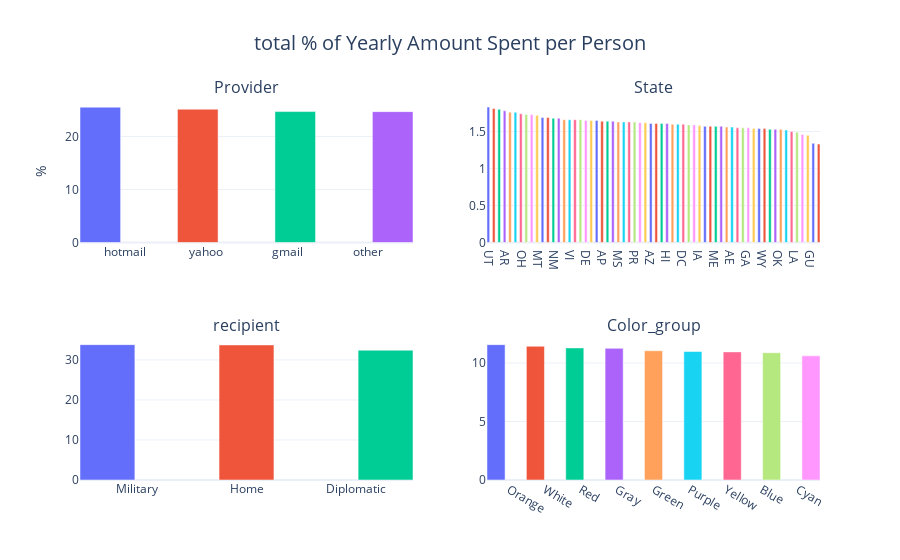

The notebook cell saved with this chart:
### Markdown cell above
There is no major difference in the yearly amount spent across different categories of categorical columns. Furthermore the groups don't have enough data points.

### Code cell
categorical_columns = df_ecommerce.select_dtypes(include=['object']).columns
fig = make_subplots(rows=2, cols=2, subplot_titles=categorical_columns)

col = 1
row = 1

for i, column in enumerate(categorical_columns, 1):
    group = df_ecommerce.groupby(column).agg({"Yearly Amount Spent": "sum", "Time on Website": "count"})
    group["Yearly Amount Spent per Person"] = group["Yearly Amount Spent"] / group["Time on Website"]
    group.sort_values(by="Yearly Amount Spent per Person", ascending=False, inplace=True)
    group["total % Yearly Amount Spent per Person"] = round(group["Yearly Amount Spent per Person"] / group["Yearly Amount Spent per Person"].sum() * 100, 2)
    
    fig1 = px.bar(group, x=group.index, y='total % Yearly Amount Spent per Person', barmode="group", color=group.index)
    for trace in fig1['data']:
        trace['showlegend'] = False 
        fig.add_trace(trace, row=row, col=col)
        fig.update_traces(width=0.5)
    
    col = col + 1 if col < 2 else 1
    row = row + 1 if col == 1 else row

fig.update_layout(title_text="total % of Yearly Amount Spent per Person", title_font_size=20, title_x=0.5, template="plotly_white",
                  yaxis_title="%")

# Save the plot as a PNG file
pio.write_image(fig, '../images/total_percentage_yearly_amount_spent_per_person.png', scale=2)

fig.show()

### Figure 1 — Plotly figure (JSON) as saved in the notebook; plotly's stock layout.template omitted (floating-point values rounded to 4 significant figures)
{"data": [{"alignmentgroup": "True", "hovertemplate": "Provider=%{x}<br>total % Yearly Amount Spent per Person=%{y}<extra></extra>", "legendgroup": "hotmail", "marker": {"color": "#636efa", "pattern": {"shape": ""}}, "name": "hotmail", "offsetgroup": "hotmail", "orientation": "v", "showlegend": false, "textposition": "auto", "type": "bar", "width": 0.5, "x": ["hotmail"], "xaxis": "x", "y": [25.52], "yaxis": "y"}, {"alignmentgroup": "True", "hovertemplate": "Provider=%{x}<br>total % Yearly Amount Spent per Person=%{y}<extra></extra>", "legendgroup": "yahoo", "marker": {"color": "#EF553B", "pattern": {"shape": ""}}, "name": "yahoo", "offsetgroup": "yahoo", "orientation": "v", "showlegend": false, "textposition": "auto", "type": "bar", "width": 0.5, "x": ["yahoo"], "xaxis": "x", "y": [25.13], "yaxis": "y"}, {"alignmentgroup": "True", "hovertemplate": "Provider=%{x}<br>total % Yearly Amount Spent per Person=%{y}<extra></extra>", "legendgroup": "gmail", "marker": {"color": "#00cc96", "pattern": {"shape": ""}}, "name": "gmail", "offsetgroup": "gmail", "orientation": "v", "showlegend": false, "textposition": "auto", "type": "bar", "width": 0.5, "x": ["gmail"], "xaxis": "x", "y": [24.68], "yaxis": "y"}, {"alignmentgroup": "True", "hovertemplate": "Provider=%{x}<br>total % Yearly Amount Spent per Person=%{y}<extra></extra>", "legendgroup": "other", "marker": {"color": "#ab63fa", "pattern": {"shape": ""}}, "name": "other", "offsetgroup": "other", "orientation": "v", "showlegend": false, "textposition": "auto", "type": "bar", "width": 0.5, "x": ["other"], "xaxis": "x", "y": [24.67], "yaxis": "y"}, {"alignmentgroup": "True", "hovertemplate": "State=%{x}<br>total % Yearly Amount Spent per Person=%{y}<extra></extra>", "legendgroup": "UT", "marker": {"color": "#636efa", "pattern": {"shape": ""}}, "name": "UT", "offsetgroup": "UT", "orientation": "v", "showlegend": false, "textposition": "auto", "type": "bar", "width": 0.5, "x": ["UT"], "xaxis": "x2", "y": [1.83], "yaxis": "y2"}, {"alignmentgroup": "True", "hovertemplate": "State=%{x}<br>total % Yearly Amount Spent per Person=%{y}<extra></extra>", "legendgroup": "MP", "marker": {"color": "#EF553B", "pattern": {"shape": ""}}, "name": "MP", "offsetgroup": "MP", "orientation": "v", "showlegend": false, "textposition": "auto", "type": "bar", "width": 0.5, "x": ["MP"], "xaxis": "x2", "y": [1.81], "yaxis": "y2"}, {"alignmentgroup": "True", "hovertemplate": "State=%{x}<br>total % Yearly Amount Spent per Person=%{y}<extra></extra>", "legendgroup": "IN", "marker": {"color": "#00cc96", "pattern": {"shape": ""}}, "name": "IN", "offsetgroup": "IN", "orientation": "v", "showlegend": false, "textposition": "auto", "type": "bar", "width": 0.5, "x": ["IN"], "xaxis": "x2", "y": [1.8], "yaxis": "y2"}, {"alignmentgroup": "True", "hovertemplate": "State=%{x}<br>total % Yearly Amount Spent per Person=%{y}<extra></extra>", "legendgroup": "AR", "marker": {"color": "#ab63fa", "pattern": {"shape": ""}}, "name": "AR", "offsetgroup": "AR", "orientation": "v", "showlegend": false, "textposition": "auto", "type": "bar", "width": 0.5, "x": ["AR"], "xaxis": "x2", "y": [1.78], "yaxis": "y2"}, {"alignmentgroup": "True", "hovertemplate": "State=%{x}<br>total % Yearly Amount Spent per Person=%{y}<extra></extra>", "legendgroup": "MN", "marker": {"color": "#FFA15A", "pattern": {"shape": ""}}, "name": "MN", "offsetgroup": "MN", "orientation": "v", "showlegend": false, "textposition": "auto", "type": "bar", "width": 0.5, "x": ["MN"], "xaxis": "x2", "y": [1.76], "yaxis": "y2"}, {"alignmentgroup": "True", "hovertemplate": "State=%{x}<br>total % Yearly Amount Spent per Person=%{y}<extra></extra>", "legendgroup": "VA", "marker": {"color": "#19d3f3", "pattern": {"shape": ""}}, "name": "VA", "offsetgroup": "VA", "orientation": "v", "showlegend": false, "textposition": "auto", "type": "bar", "width": 0.5, "x": ["VA"], "xaxis": "x2", "y": [1.76], "yaxis": "y2"}, {"alignmentgroup": "True", "hovertemplate": "State=%{x}<br>total % Yearly Amount Spent per Person=%{y}<extra></extra>", "legendgroup": "OH", "marker": {"color": "#FF6692", "pattern": {"shape": ""}}, "name": "OH", "offsetgroup": "OH", "orientation": "v", "showlegend": false, "textposition": "auto", "type": "bar", "width": 0.5, "x": ["OH"], "xaxis": "x2", "y": [1.74], "yaxis": "y2"}, {"alignmentgroup": "True", "hovertemplate": "State=%{x}<br>total % Yearly Amount Spent per Person=%{y}<extra></extra>", "legendgroup": "WI", "marker": {"color": "#B6E880", "pattern": {"shape": ""}}, "name": "WI", "offsetgroup": "WI", "orientation": "v", "showlegend": false, "textposition": "auto", "type": "bar", "width": 0.5, "x": ["WI"], "xaxis": "x2", "y": [1.73], "yaxis": "y2"}, {"alignmentgroup": "True", "hovertemplate": "State=%{x}<br>total % Yearly Amount Spent per Person=%{y}<extra></extra>", "legendgroup": "WA", "marker": {"color": "#FF97FF", "pattern": {"shape": ""}}, "name": "WA", "offsetgroup": "WA", "orientation": "v", "showlegend": false, "textposition": "auto", "type": "bar", "width": 0.5, "x": ["WA"], "xaxis": "x2", "y": [1.73], "yaxis": "y2"}, {"alignmentgroup": "True", "hovertemplate": "State=%{x}<br>total % Yearly Amount Spent per Person=%{y}<extra></extra>", "legendgroup": "MT", "marker": {"color": "#FECB52", "pattern": {"shape": ""}}, "name": "MT", "offsetgroup": "MT", "orientation": "v", "showlegend": false, "textposition": "auto", "type": "bar", "width": 0.5, "x": ["MT"], "xaxis": "x2", "y": [1.72], "yaxis": "y2"}, {"alignmentgroup": "True", "hovertemplate": "State=%{x}<br>total % Yearly Amount Spent per Person=%{y}<extra></extra>", "legendgroup": "SC", "marker": {"color": "#636efa", "pattern": {"shape": ""}}, "name": "SC", "offsetgroup": "SC", "orientation": "v", "showlegend": false, "textposition": "auto", "type": "bar", "width": 0.5, "x": ["SC"], "xaxis": "x2", "y": [1.69], "yaxis": "y2"}, {"alignmentgroup": "True", "hovertemplate": "State=%{x}<br>total % Yearly Amount Spent per Person=%{y}<extra></extra>", "legendgroup": "TN", "marker": {"color": "#EF553B", "pattern": {"shape": ""}}, "name": "TN", "offsetgroup": "TN", "orientation": "v", "showlegend": false, "textposition": "auto", "type": "bar", "width": 0.5, "x": ["TN"], "xaxis": "x2", "y": [1.69], "yaxis": "y2"}, {"alignmentgroup": "True", "hovertemplate": "State=%{x}<br>total % Yearly Amount Spent per Person=%{y}<extra></extra>", "legendgroup": "NM", "marker": {"color": "#00cc96", "pattern": {"shape": ""}}, "name": "NM", "offsetgroup": "NM", "orientation": "v", "showlegend": false, "textposition": "auto", "type": "bar", "width": 0.5, "x": ["NM"], "xaxis": "x2", "y": [1.68], "yaxis": "y2"}, {"alignmentgroup": "True", "hovertemplate": "State=%{x}<br>total % Yearly Amount Spent per Person=%{y}<extra></extra>", "legendgroup": "NY", "marker": {"color": "#ab63fa", "pattern": {"shape": ""}}, "name": "NY", "offsetgroup": "NY", "orientation": "v", "showlegend": false, "textposition": "auto", "type": "bar", "width": 0.5, "x": ["NY"], "xaxis": "x2", "y": [1.68], "yaxis": "y2"}, {"alignmentgroup": "True", "hovertemplate": "State=%{x}<br>total % Yearly Amount Spent per Person=%{y}<extra></extra>", "legendgroup": "NE", "marker": {"color": "#FFA15A", "pattern": {"shape": ""}}, "name": "NE", "offsetgroup": "NE", "orientation": "v", "showlegend": false, "textposition": "auto", "type": "bar", "width": 0.5, "x": ["NE"], "xaxis": "x2", "y": [1.66], "yaxis": "y2"}, {"alignmentgroup": "True", "hovertemplate": "State=%{x}<br>total % Yearly Amount Spent per Person=%{y}<extra></extra>", "legendgroup": "VI", "marker": {"color": "#19d3f3", "pattern": {"shape": ""}}, "name": "VI", "offsetgroup": "VI", "orientation": "v", "showlegend": false, "textposition": "auto", "type": "bar", "width": 0.5, "x": ["VI"], "xaxis": "x2", "y": [1.66], "yaxis": "y2"}, {"alignmentgroup": "True", "hovertemplate": "State=%{x}<br>total % Yearly Amount Spent per Person=%{y}<extra></extra>", "legendgroup": "FL", "marker": {"color": "#FF6692", "pattern": {"shape": ""}}, "name": "FL", "offsetgroup": "FL", "orientation": "v", "showlegend": false, "textposition": "auto", "type": "bar", "width": 0.5, "x": ["FL"], "xaxis": "x2", "y": [1.66], "yaxis": "y2"}, {"alignmentgroup": "True", "hovertemplate": "State=%{x}<br>total % Yearly Amount Spent per Person=%{y}<extra></extra>", "legendgroup": "VT", "marker": {"color": "#B6E880", "pattern": {"shape": ""}}, "name": "VT", "offsetgroup": "VT", "orientation": "v", "showlegend": false, "textposition": "auto", "type": "bar", "width": 0.5, "x": ["VT"], "xaxis": "x2", "y": [1.66], "yaxis": "y2"}, {"alignmentgroup": "True", "hovertemplate": "State=%{x}<br>total % Yearly Amount Spent per Person=%{y}<extra></extra>", "legendgroup": "DE", "marker": {"color": "#FF97FF", "pattern": {"shape": ""}}, "name": "DE", "offsetgroup": "DE", "orientation": "v", "showlegend": false, "textposition": "auto", "type": "bar", "width": 0.5, "x": ["DE"], "xaxis": "x2", "y": [1.65], "yaxis": "y2"}, {"alignmentgroup": "True", "hovertemplate": "State=%{x}<br>total % Yearly Amount Spent per Person=%{y}<extra></extra>", "legendgroup": "RI", "marker": {"color": "#FECB52", "pattern": {"shape": ""}}, "name": "RI", "offsetgroup": "RI", "orientation": "v", "showlegend": false, "textposition": "auto", "type": "bar", "width": 0.5, "x": ["RI"], "xaxis": "x2", "y": [1.65], "yaxis": "y2"}, {"alignmentgroup": "True", "hovertemplate": "State=%{x}<br>total % Yearly Amount Spent per Person=%{y}<extra></extra>", "legendgroup": "AL", "marker": {"color": "#636efa", "pattern": {"shape": ""}}, "name": "AL", "offsetgroup": "AL", "orientation": "v", "showlegend": false, "textposition": "auto", "type": "bar", "width": 0.5, "x": ["AL"], "xaxis": "x2", "y": [1.65], "yaxis": "y2"}, {"alignmentgroup": "True", "hovertemplate": "State=%{x}<br>total % Yearly Amount Spent per Person=%{y}<extra></extra>", "legendgroup": "AP", "marker": {"color": "#EF553B", "pattern": {"shape": ""}}, "name": "AP", "offsetgroup": "AP", "orientation": "v", "showlegend": false, "textposition": "auto", "type": "bar", "width": 0.5, "x": ["AP"], "xaxis": "x2", "y": [1.64], "yaxis": "y2"}, {"alignmentgroup": "True", "hovertemplate": "State=%{x}<br>total % Yearly Amount Spent per Person=%{y}<extra></extra>", "legendgroup": "MD", "marker": {"color": "#00cc96", "pattern": {"shape": ""}}, "name": "MD", "offsetgroup": "MD", "orientation": "v", "showlegend": false, "textposition": "auto", "type": "bar", "width": 0.5, "x": ["MD"], "xaxis": "x2", "y": [1.64], "yaxis": "y2"}, {"alignmentgroup": "True", "hovertemplate": "State=%{x}<br>total % Yearly Amount Spent per Person=%{y}<extra></extra>", "legendgroup": "KS", "marker": {"color": "#ab63fa", "pattern": {"shape": ""}}, "name": "KS", "offsetgroup": "KS", "orientation": "v", "showlegend": false, "textposition": "auto", "type": "bar", "width": 0.5, "x": ["KS"], "xaxis": "x2", "y": [1.64], "yaxis": "y2"}, {"alignmentgroup": "True", "hovertemplate": "State=%{x}<br>total % Yearly Amount Spent per Person=%{y}<extra></extra>", "legendgroup": "MS", "marker": {"color": "#FFA15A", "pattern": {"shape": ""}}, "name": "MS", "offsetgroup": "MS", "orientation": "v", "showlegend": false, "textposition": "auto", "type": "bar", "width": 0.5, "x": ["MS"], "xaxis": "x2", "y": [1.63], "yaxis": "y2"}, {"alignmentgroup": "True", "hovertemplate": "State=%{x}<br>total % Yearly Amount Spent per Person=%{y}<extra></extra>", "legendgroup": "KY", "marker": {"color": "#19d3f3", "pattern": {"shape": ""}}, "name": "KY", "offsetgroup": "KY", "orientation": "v", "showlegend": false, "textposition": "auto", "type": "bar", "width": 0.5, "x": ["KY"], "xaxis": "x2", "y": [1.63], "yaxis": "y2"}, {"alignmentgroup": "True", "hovertemplate": "State=%{x}<br>total % Yearly Amount Spent per Person=%{y}<extra></extra>", "legendgroup": "CT", "marker": {"color": "#FF6692", "pattern": {"shape": ""}}, "name": "CT", "offsetgroup": "CT", "orientation": "v", "showlegend": false, "textposition": "auto", "type": "bar", "width": 0.5, "x": ["CT"], "xaxis": "x2", "y": [1.63], "yaxis": "y2"}, {"alignmentgroup": "True", "hovertemplate": "State=%{x}<br>total % Yearly Amount Spent per Person=%{y}<extra></extra>", "legendgroup": "PR", "marker": {"color": "#B6E880", "pattern": {"shape": ""}}, "name": "PR", "offsetgroup": "PR", "orientation": "v", "showlegend": false, "textposition": "auto", "type": "bar", "width": 0.5, "x": ["PR"], "xaxis": "x2", "y": [1.63], "yaxis": "y2"}, {"alignmentgroup": "True", "hovertemplate": "State=%{x}<br>total % Yearly Amount Spent per Person=%{y}<extra></extra>", "legendgroup": "FM", "marker": {"color": "#FF97FF", "pattern": {"shape": ""}}, "name": "FM", "offsetgroup": "FM", "orientation": "v", "showlegend": false, "textposition": "auto", "type": "bar", "width": 0.5, "x": ["FM"], "xaxis": "x2", "y": [1.62], "yaxis": "y2"}, {"alignmentgroup": "True", "hovertemplate": "State=%{x}<br>total % Yearly Amount Spent per Person=%{y}<extra></extra>", "legendgroup": "IL", "marker": {"color": "#FECB52", "pattern": {"shape": ""}}, "name": "IL", "offsetgroup": "IL", "orientation": "v", "showlegend": false, "textposition": "auto", "type": "bar", "width": 0.5, "x": ["IL"], "xaxis": "x2", "y": [1.62], "yaxis": "y2"}, {"alignmentgroup": "True", "hovertemplate": "State=%{x}<br>total % Yearly Amount Spent per Person=%{y}<extra></extra>", "legendgroup": "AZ", "marker": {"color": "#636efa", "pattern": {"shape": ""}}, "name": "AZ", "offsetgroup": "AZ", "orientation": "v", "showlegend": false, "textposition": "auto", "type": "bar", "width": 0.5, "x": ["AZ"], "xaxis": "x2", "y": [1.61], "yaxis": "y2"}, {"alignmentgroup": "True", "hovertemplate": "State=%{x}<br>total % Yearly Amount Spent per Person=%{y}<extra></extra>", "legendgroup": "OR", "marker": {"color": "#EF553B", "pattern": {"shape": ""}}, "name": "OR", "offsetgroup": "OR", "orientation": "v", "showlegend": false, "textposition": "auto", "type": "bar", "width": 0.5, "x": ["OR"], "xaxis": "x2", "y": [1.61], "yaxis": "y2"}, {"alignmentgroup": "True", "hovertemplate": "State=%{x}<br>total % Yearly Amount Spent per Person=%{y}<extra></extra>", "legendgroup": "ND", "marker": {"color": "#00cc96", "pattern": {"shape": ""}}, "name": "ND", "offsetgroup": "ND", "orientation": "v", "showlegend": false, "textposition": "auto", "type": "bar", "width": 0.5, "x": ["ND"], "xaxis": "x2", "y": [1.61], "yaxis": "y2"}, {"alignmentgroup": "True", "hovertemplate": "State=%{x}<br>total % Yearly Amount Spent per Person=%{y}<extra></extra>", "legendgroup": "HI", "marker": {"color": "#ab63fa", "pattern": {"shape": ""}}, "name": "HI", "offsetgroup": "HI", "orientation": "v", "showlegend": false, "textposition": "auto", "type": "bar", "width": 0.5, "x": ["HI"], "xaxis": "x2", "y": [1.61], "yaxis": "y2"}, {"alignmentgroup": "True", "hovertemplate": "State=%{x}<br>total % Yearly Amount Spent per Person=%{y}<extra></extra>", "legendgroup": "MI", "marker": {"color": "#FFA15A", "pattern": {"shape": ""}}, "name": "MI", "offsetgroup": "MI", "orientation": "v", "showlegend": false, "textposition": "auto", "type": "bar", "width": 0.5, "x": ["MI"], "xaxis": "x2", "y": [1.6], "yaxis": "y2"}, {"alignmentgroup": "True", "hovertemplate": "State=%{x}<br>total % Yearly Amount Spent per Person=%{y}<extra></extra>", "legendgroup": "AA", "marker": {"color": "#19d3f3", "pattern": {"shape": ""}}, "name": "AA", "offsetgroup": "AA", "orientation": "v", "showlegend": false, "textposition": "auto", "type": "bar", "width": 0.5, "x": ["AA"], "xaxis": "x2", "y": [1.6], "yaxis": "y2"}, {"alignmentgroup": "True", "hovertemplate": "State=%{x}<br>total % Yearly Amount Spent per Person=%{y}<extra></extra>", "legendgroup": "DC", "marker": {"color": "#FF6692", "pattern": {"shape": ""}}, "name": "DC", "offsetgroup": "DC", "orientation": "v", "showlegend": false, "textposition": "auto", "type": "bar", "width": 0.5, "x": ["DC"], "xaxis": "x2", "y": [1.6], "yaxis": "y2"}, {"alignmentgroup": "True", "hovertemplate": "State=%{x}<br>total % Yearly Amount Spent per Person=%{y}<extra></extra>", "legendgroup": "MO", "marker": {"color": "#B6E880", "pattern": {"shape": ""}}, "name": "MO", "offsetgroup": "MO", "orientation": "v", "showlegend": false, "textposition": "auto", "type": "bar", "width": 0.5, "x": ["MO"], "xaxis": "x2", "y": [1.59], "yaxis": "y2"}, {"alignmentgroup": "True", "hovertemplate": "State=%{x}<br>total % Yearly Amount Spent per Person=%{y}<extra></extra>", "legendgroup": "NJ", "marker": {"color": "#FF97FF", "pattern": {"shape": ""}}, "name": "NJ", "offsetgroup": "NJ", "orientation": "v", "showlegend": false, "textposition": "auto", "type": "bar", "width": 0.5, "x": ["NJ"], "xaxis": "x2", "y": [1.59], "yaxis": "y2"}, {"alignmentgroup": "True", "hovertemplate": "State=%{x}<br>total % Yearly Amount Spent per Person=%{y}<extra></extra>", "legendgroup": "IA", "marker": {"color": "#FECB52", "pattern": {"shape": ""}}, "name": "IA", "offsetgroup": "IA", "orientation": "v", "showlegend": false, "textposition": "auto", "type": "bar", "width": 0.5, "x": ["IA"], "xaxis": "x2", "y": [1.58], "yaxis": "y2"}, {"alignmentgroup": "True", "hovertemplate": "State=%{x}<br>total % Yearly Amount Spent per Person=%{y}<extra></extra>", "legendgroup": "NC", "marker": {"color": "#636efa", "pattern": {"shape": ""}}, "name": "NC", "offsetgroup": "NC", "orientation": "v", "showlegend": false, "textposition": "auto", "type": "bar", "width": 0.5, "x": ["NC"], "xaxis": "x2", "y": [1.57], "yaxis": "y2"}, {"alignmentgroup": "True", "hovertemplate": "State=%{x}<br>total % Yearly Amount Spent per Person=%{y}<extra></extra>", "legendgroup": "PA", "marker": {"color": "#EF553B", "pattern": {"shape": ""}}, "name": "PA", "offsetgroup": "PA", "orientation": "v", "showlegend": false, "textposition": "auto", "type": "bar", "width": 0.5, "x": ["PA"], "xaxis": "x2", "y": [1.57], "yaxis": "y2"}, {"alignmentgroup": "True", "hovertemplate": "State=%{x}<br>total % Yearly Amount Spent per Person=%{y}<extra></extra>", "legendgroup": "ME", "marker": {"color": "#00cc96", "pattern": {"shape": ""}}, "name": "ME", "offsetgroup": "ME", "orientation": "v", "showlegend": false, "textposition": "auto", "type": "bar", "width": 0.5, "x": ["ME"], "xaxis": "x2", "y": [1.57], "yaxis": "y2"}, {"alignmentgroup": "True", "hovertemplate": "State=%{x}<br>total % Yearly Amount Spent per Person=%{y}<extra></extra>", "legendgroup": "MH", "marker": {"color": "#ab63fa", "pattern": {"shape": ""}}, "name": "MH", "offsetgroup": "MH", "orientation": "v", "showlegend": false, "textposition": "auto", "type": "bar", "width": 0.5, "x": ["MH"], "xaxis": "x2", "y": [1.57], "yaxis": "y2"}, {"alignmentgroup": "True", "hovertemplate": "State=%{x}<br>total % Yearly Amount Spent per Person=%{y}<extra></extra>", "legendgroup": "AS", "marker": {"color": "#FFA15A", "pattern": {"shape": ""}}, "name": "AS", "offsetgroup": "AS", "orientation": "v", "showlegend": false, "textposition": "auto", "type": "bar", "width": 0.5, "x": ["AS"], "xaxis": "x2", "y": [1.56], "yaxis": "y2"}, {"alignmentgroup": "True", "hovertemplate": "State=%{x}<br>total % Yearly Amount Spent per Person=%{y}<extra></extra>", "legendgroup": "AE", "marker": {"color": "#19d3f3", "pattern": {"shape": ""}}, "name": "AE", "offsetgroup": "AE", "orientation": "v", "showlegend": false, "textposition": "auto", "type": "bar", "width": 0.5, "x": ["AE"], "xaxis": "x2", "y": [1.56], "yaxis": "y2"}, {"alignmentgroup": "True", "hovertemplate": "State=%{x}<br>total % Yearly Amount Spent per Person=%{y}<extra></extra>", "legendgroup": "TX", "marker": {"color": "#FF6692", "pattern": {"shape": ""}}, "name": "TX", "offsetgroup": "TX", "orientation": "v", "showlegend": false, "textposition": "auto", "type": "bar", "width": 0.5, "x": ["TX"], "xaxis": "x2", "y": [1.55], "yaxis": "y2"}, {"alignmentgroup": "True", "hovertemplate": "State=%{x}<br>total % Yearly Amount Spent per Person=%{y}<extra></extra>", "legendgroup": "MA", "marker": {"color": "#B6E880", "pattern": {"shape": ""}}, "name": "MA", "offsetgroup": "MA", "orientation": "v", "showlegend": false, "textposition": "auto", "type": "bar", "width": 0.5, "x": ["MA"], "xaxis": "x2", "y": [1.55], "yaxis": "y2"}, {"alignmentgroup": "True", "hovertemplate": "State=%{x}<br>total % Yearly Amount Spent per Person=%{y}<extra></extra>", "legendgroup": "GA", "marker": {"color": "#FF97FF", "pattern": {"shape": ""}}, "name": "GA", "offsetgroup": "GA", "orientation": "v", "showlegend": false, "textposition": "auto", "type": "bar", "width": 0.5, "x": ["GA"], "xaxis": "x2", "y": [1.55], "yaxis": "y2"}, {"alignmentgroup": "True", "hovertemplate": "State=%{x}<br>total % Yearly Amount Spent per Person=%{y}<extra></extra>", "legendgroup": "SD", "marker": {"color": "#FECB52", "pattern": {"shape": ""}}, "name": "SD", "offsetgroup": "SD", "orientation": "v", "showlegend": false, "textposition": "auto", "type": "bar", "width": 0.5, "x": ["SD"], "xaxis": "x2", "y": [1.54], "yaxis": "y2"}, {"alignmentgroup": "True", "hovertemplate": "State=%{x}<br>total % Yearly Amount Spent per Person=%{y}<extra></extra>", "legendgroup": "AK", "marker": {"color": "#636efa", "pattern": {"shape": ""}}, "name": "AK", "offsetgroup": "AK", "orientation": "v", "showlegend": false, "textposition": "auto", "type": "bar", "width": 0.5, "x": ["AK"], "xaxis": "x2", "y": [1.54], "yaxis": "y2"}, {"alignmentgroup": "True", "hovertemplate": "State=%{x}<br>total % Yearly Amount Spent per Person=%{y}<extra></extra>", "legendgroup": "WY", "marker": {"color": "#EF553B", "pattern": {"shape": ""}}, "name": "WY", "offsetgroup": "WY", "orientation": "v", "showlegend": false, "textposition": "auto", "type": "bar", "width": 0.5, "x": ["WY"], "xaxis": "x2", "y": [1.54], "yaxis": "y2"}, {"alignmentgroup": "True", "hovertemplate": "State=%{x}<br>total % Yearly Amount Spent per Person=%{y}<extra></extra>", "legendgroup": "WV", "marker": {"color": "#00cc96", "pattern": {"shape": ""}}, "name": "WV", "offsetgroup": "WV", "orientation": "v", "showlegend": false, "textposition": "auto", "type": "bar", "width": 0.5, "x": ["WV"], "xaxis": "x2", "y": [1.53], "yaxis": "y2"}, {"alignmentgroup": "True", "hovertemplate": "State=%{x}<br>total % Yearly Amount Spent per Person=%{y}<extra></extra>", "legendgroup": "CO", "marker": {"color": "#ab63fa", "pattern": {"shape": ""}}, "name": "CO", "offsetgroup": "CO", "orientation": "v", "showlegend": false, "textposition": "auto", "type": "bar", "width": 0.5, "x": ["CO"], "xaxis": "x2", "y": [1.53], "yaxis": "y2"}, {"alignmentgroup": "True", "hovertemplate": "State=%{x}<br>total % Yearly Amount Spent per Person=%{y}<extra></extra>", "legendgroup": "OK", "marker": {"color": "#FFA15A", "pattern": {"shape": ""}}, "name": "OK", "offsetgroup": "OK", "orientation": "v", "showlegend": false, "textposition": "auto", "type": "bar", "width": 0.5, "x": ["OK"], "xaxis": "x2", "y": [1.53], "yaxis": "y2"}, {"alignmentgroup": "True", "hovertemplate": "State=%{x}<br>total % Yearly Amount Spent per Person=%{y}<extra></extra>", "legendgroup": "CA", "marker": {"color": "#19d3f3", "pattern": {"shape": ""}}, "name": "CA", "offsetgroup": "CA", "orientation": "v", "showlegend": false, "textposition": "auto", "type": "bar", "width": 0.5, "x": ["CA"], "xaxis": "x2", "y": [1.52], "yaxis": "y2"}, {"alignmentgroup": "True", "hovertemplate": "State=%{x}<br>total % Yearly Amount Spent per Person=%{y}<extra></extra>", "legendgroup": "ID", "marker": {"color": "#FF6692", "pattern": {"shape": ""}}, "name": "ID", "offsetgroup": "ID", "orientation": "v", "showlegend": false, "textposition": "auto", "type": "bar", "width": 0.5, "x": ["ID"], "xaxis": "x2", "y": [1.5], "yaxis": "y2"}, {"alignmentgroup": "True", "hovertemplate": "State=%{x}<br>total % Yearly Amount Spent per Person=%{y}<extra></extra>", "legendgroup": "LA", "marker": {"color": "#B6E880", "pattern": {"shape": ""}}, "name": "LA", "offsetgroup": "LA", "orientation": "v", "showlegend": false, "textposition": "auto", "type": "bar", "width": 0.5, "x": ["LA"], "xaxis": "x2", "y": [1.49], "yaxis": "y2"}, {"alignmentgroup": "True", "hovertemplate": "State=%{x}<br>total % Yearly Amount Spent per Person=%{y}<extra></extra>", "legendgroup": "NV", "marker": {"color": "#FF97FF", "pattern": {"shape": ""}}, "name": "NV", "offsetgroup": "NV", "orientation": "v", "showlegend": false, "textposition": "auto", "type": "bar", "width": 0.5, "x": ["NV"], "xaxis": "x2", "y": [1.46], "yaxis": "y2"}, {"alignmentgroup": "True", "hovertemplate": "State=%{x}<br>total % Yearly Amount Spent per Person=%{y}<extra></extra>", "legendgroup": "NH", "marker": {"color": "#FECB52", "pattern": {"shape": ""}}, "name": "NH", "offsetgroup": "NH", "orientation": "v", "showlegend": false, "textposition": "auto", "type": "bar", "width": 0.5, "x": ["NH"], "xaxis": "x2", "y": [1.45], "yaxis": "y2"}, {"alignmentgroup": "True", "hovertemplate": "State=%{x}<br>total % Yearly Amount Spent per Person=%{y}<extra></extra>", "legendgroup": "GU", "marker": {"color": "#636efa", "pattern": {"shape": ""}}, "name": "GU", "offsetgroup": "GU", "orientation": "v", "showlegend": false, "textposition": "auto", "type": "bar", "width": 0.5, "x": ["GU"], "xaxis": "x2", "y": [1.34], "yaxis": "y2"}, {"alignmentgroup": "True", "hovertemplate": "State=%{x}<br>total % Yearly Amount Spent per Person=%{y}<extra></extra>", "legendgroup": "PW", "marker": {"color": "#EF553B", "pattern": {"shape": ""}}, "name": "PW", "offsetgroup": "PW", "orientation": "v", "showlegend": false, "textposition": "auto", "type": "bar", "width": 0.5, "x": ["PW"], "xaxis": "x2", "y": [1.33], "yaxis": "y2"}, {"alignmentgroup": "True", "hovertemplate": "recipient=%{x}<br>total % Yearly Amount Spent per Person=%{y}<extra></extra>", "legendgroup": "Military", "marker": {"color": "#636efa", "pattern": {"shape": ""}}, "name": "Military", "offsetgroup": "Military", "orientation": "v", "showlegend": false, "textposition": "auto", "type": "bar", "width": 0.5, "x": ["Military"], "xaxis": "x3", "y": [33.82], "yaxis": "y3"}, {"alignmentgroup": "True", "hovertemplate": "recipient=%{x}<br>total % Yearly Amount Spent per Person=%{y}<extra></extra>", "legendgroup": "Home", "marker": {"color": "#EF553B", "pattern": {"shape": ""}}, "name": "Home", "offsetgroup": "Home", "orientation": "v", "showlegend": false, "textposition": "auto", "type": "bar", "width": 0.5, "x": ["Home"], "xaxis": "x3", "y": [33.75], "yaxis": "y3"}, {"alignmentgroup": "True", "hovertemplate": "recipient=%{x}<br>total % Yearly Amount Spent per Person=%{y}<extra></extra>", "legendgroup": "Diplomatic", "marker": {"color": "#00cc96", "pattern": {"shape": ""}}, "name": "Diplomatic", "offsetgroup": "Diplomatic", "orientation": "v", "showlegend": false, "textposition": "auto", "type": "bar", "width": 0.5, "x": ["Diplomatic"], "xaxis": "x3", "y": [32.43], "yaxis": "y3"}, {"alignmentgroup": "True", "hovertemplate": "Color_group=%{x}<br>total % Yearly Amount Spent per Person=%{y}<extra></extra>", "legendgroup": "Orange", "marker": {"color": "#636efa", "pattern": {"shape": ""}}, "name": "Orange", "offsetgroup": "Orange", "orientation": "v", "showlegend": false, "textposition": "auto", "type": "bar", "width": 0.5, "x": ["Orange"], "xaxis": "x4", "y": [11.57], "yaxis": "y4"}, {"alignmentgroup": "True", "hovertemplate": "Color_group=%{x}<br>total % Yearly Amount Spent per Person=%{y}<extra></extra>", "legendgroup": "White", "marker": {"color": "#EF553B", "pattern": {"shape": ""}}, "name": "White", "offsetgroup": "White", "orientation": "v", "showlegend": false, "textposition": "auto", "type": "bar", "width": 0.5, "x": ["White"], "xaxis": "x4", "y": [11.43], "yaxis": "y4"}, {"alignmentgroup": "True", "hovertemplate": "Color_group=%{x}<br>total % Yearly Amount Spent per Person=%{y}<extra></extra>", "legendgroup": "Red", "marker": {"color": "#00cc96", "pattern": {"shape": ""}}, "name": "Red", "offsetgroup": "Red", "orientation": "v", "showlegend": false, "textposition": "auto", "type": "bar", "width": 0.5, "x": ["Red"], "xaxis": "x4", "y": [11.29], "yaxis": "y4"}, {"alignmentgroup": "True", "hovertemplate": "Color_group=%{x}<br>total % Yearly Amount Spent per Person=%{y}<extra></extra>", "legendgroup": "Gray", "marker": {"color": "#ab63fa", "pattern": {"shape": ""}}, "name": "Gray", "offsetgroup": "Gray", "orientation": "v", "showlegend": false, "textposition": "auto", "type": "bar", "width": 0.5, "x": ["Gray"], "xaxis": "x4", "y": [11.25], "yaxis": "y4"}, {"alignmentgroup": "True", "hovertemplate": "Color_group=%{x}<br>total % Yearly Amount Spent per Person=%{y}<extra></extra>", "legendgroup": "Green", "marker": {"color": "#FFA15A", "pattern": {"shape": ""}}, "name": "Green", "offsetgroup": "Green", "orientation": "v", "showlegend": false, "textposition": "auto", "type": "bar", "width": 0.5, "x": ["Green"], "xaxis": "x4", "y": [11.05], "yaxis": "y4"}, {"alignmentgroup": "True", "hovertemplate": "Color_group=%{x}<br>total % Yearly Amount Spent per Person=%{y}<extra></extra>", "legendgroup": "Purple", "marker": {"color": "#19d3f3", "pattern": {"shape": ""}}, "name": "Purple", "offsetgroup": "Purple", "orientation": "v", "showlegend": false, "textposition": "auto", "type": "bar", "width": 0.5, "x": ["Purple"], "xaxis": "x4", "y": [10.98], "yaxis": "y4"}, {"alignmentgroup": "True", "hovertemplate": "Color_group=%{x}<br>total % Yearly Amount Spent per Person=%{y}<extra></extra>", "legendgroup": "Yellow", "marker": {"color": "#FF6692", "pattern": {"shape": ""}}, "name": "Yellow", "offsetgroup": "Yellow", "orientation": "v", "showlegend": false, "textposition": "auto", "type": "bar", "width": 0.5, "x": ["Yellow"], "xaxis": "x4", "y": [10.95], "yaxis": "y4"}, {"alignmentgroup": "True", "hovertemplate": "Color_group=%{x}<br>total % Yearly Amount Spent per Person=%{y}<extra></extra>", "legendgroup": "Blue", "marker": {"color": "#B6E880", "pattern": {"shape": ""}}, "name": "Blue", "offsetgroup": "Blue", "orientation": "v", "showlegend": false, "textposition": "auto", "type": "bar", "width": 0.5, "x": ["Blue"], "xaxis": "x4", "y": [10.88], "yaxis": "y4"}, {"alignmentgroup": "True", "hovertemplate": "Color_group=%{x}<br>total % Yearly Amount Spent per Person=%{y}<extra></extra>", "legendgroup": "Cyan", "marker": {"color": "#FF97FF", "pattern": {"shape": ""}}, "name": "Cyan", "offsetgroup": "Cyan", "orientation": "v", "showlegend": false, "textposition": "auto", "type": "bar", "width": 0.5, "x": ["Cyan"], "xaxis": "x4", "y": [10.61], "yaxis": "y4"}], "layout": {"annotations": [{"font": {"size": 16}, "showarrow": false, "text": "Provider", "x": 0.225, "xanchor": "center", "xref": "paper", "y": 1, "yanchor": "bottom", "yref": "paper"}, {"font": {"size": 16}, "showarrow": false, "text": "State", "x": 0.775, "xanchor": "center", "xref": "paper", "y": 1, "yanchor": "bottom", "yref": "paper"}, {"font": {"size": 16}, "showarrow": false, "text": "recipient", "x": 0.225, "xanchor": "center", "xref": "paper", "y": 0.375, "yanchor": "bottom", "yref": "paper"}, {"font": {"size": 16}, "showarrow": false, "text": "Color_group", "x": 0.775, "xanchor": "center", "xref": "paper", "y": 0.375, "yanchor": "bottom", "yref": "paper"}], "title": {"font": {"size": 20}, "text": "total % of Yearly Amount Spent per Person", "x": 0.5}, "xaxis": {"anchor": "y", "domain": [0, 0.45]}, "xaxis2": {"anchor": "y2", "domain": [0.55, 1]}, "xaxis3": {"anchor": "y3", "domain": [0, 0.45]}, "xaxis4": {"anchor": "y4", "domain": [0.55, 1]}, "yaxis": {"anchor": "x", "domain": [0.625, 1], "title": {"text": "%"}}, "yaxis2": {"anchor": "x2", "domain": [0.625, 1]}, "yaxis3": {"anchor": "x3", "domain": [0, 0.375]}, "yaxis4": {"anchor": "x4", "domain": [0, 0.375]}}}
